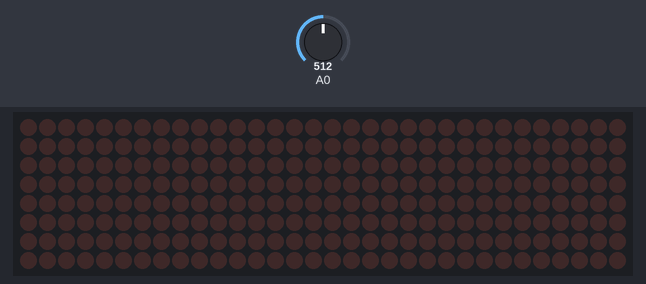
Recording of a sketch running on a simulated Arduino Uno, built with avr-gcc and run on an emulated ATmega328P. Parts: 32×8 LED matrix. The inputs (shaded band) are chosen by the test bench; at power-on: A0 = 512.

Above: at 1.2 s.
1.3 s: A0 set to 900
At 3.0 s:
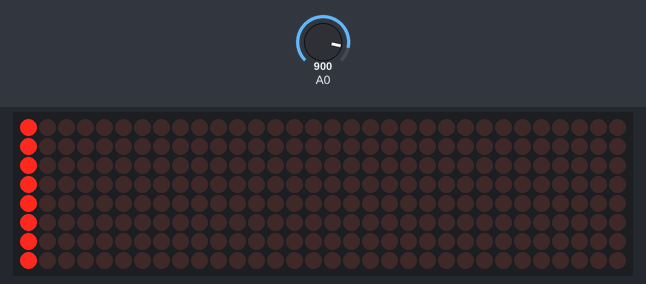
3.2 s: A0 set to 716
At 4.9 s:
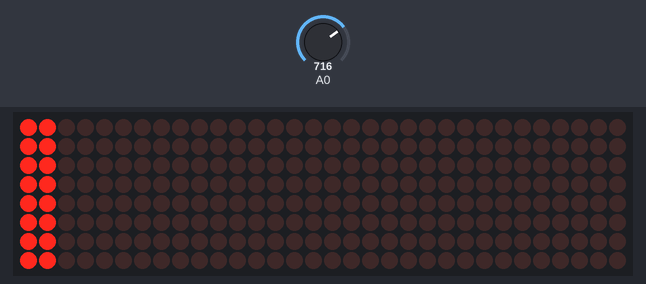
5.2 s: A0 set to 0
At 5.47 s:
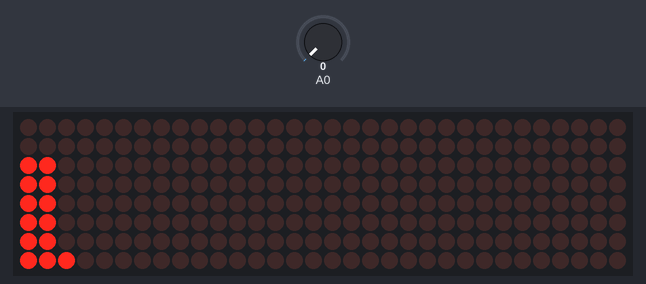
7.2 s: A0 set to 1023
At 8.5 s:
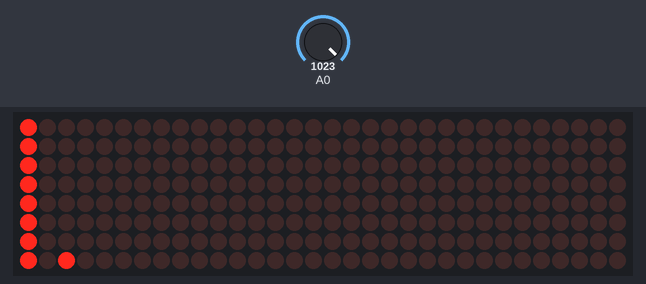
8.8 s: A0 set to 511
At 8.95 s:
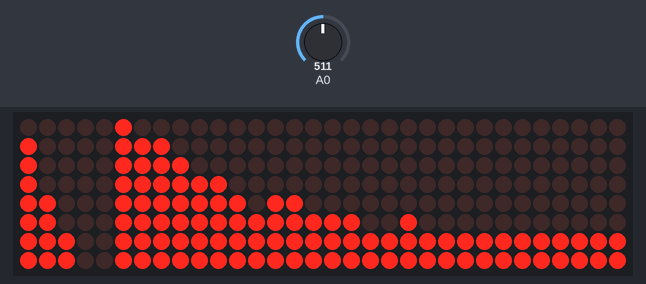
10.7 s: A0 set to 306
At 10.86 s:
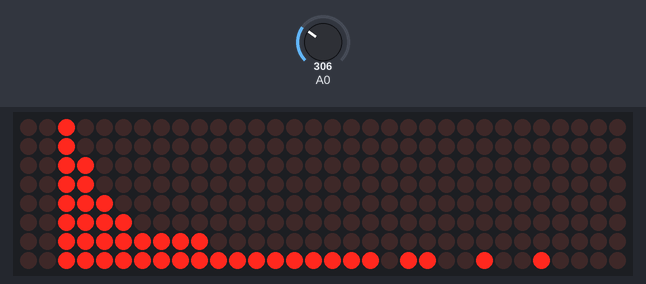
Timing chart, 0 to 13.6 s (numbered marks = the images above; inputs shaded):
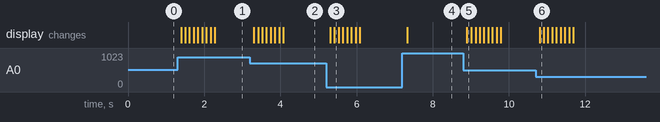

The sketch:

FINALfinal.ino
```cpp
//LED library: https://www.arduinolibraries.info/libraries/md_max72-xx
//FFT Library: https://www.arduinolibraries.info/libraries/arduino-fft
//code cited from :https://github.com/AlexFWulff/MusicVisualizer/blob/master/MusicVisualizer.ino
//                 https://www.makerguides.com/max7219-led-dot-matrix-display-arduino-tutorial/
//Along with tutorials on Library links


#include <arduinoFFT.h>
#include <MD_MAX72xx.h>

#define SAMPLES 64  //number of samples for fft stuff
#define HARDWARE_TYPE MD_MAX72XX::FC16_HW   //init led type for mx lib
#define MAX_DEVICES  4   //4 8x8 LEDS
#define CLK_PIN   13
#define DATA_PIN  11
#define CS_PIN    10
#define ledx 32 //leds width
#define ledy 8 //leds height

int DISPLAY_VALS[]={0, 128, 192, 224, 240, 248, 252, 254, 255}; //ideal default frequency values for standard visualizer
double vReal[SAMPLES];
double vImag[SAMPLES];
char data_avgs[ledx];
int yvalue;
int displaycolumn , displayvalue;
int peaks[ledx];

MD_MAX72XX mx = MD_MAX72XX(HARDWARE_TYPE, CS_PIN, MAX_DEVICES);   // display
arduinoFFT FFT = arduinoFFT(); //fft

void setup() {
    ADCSRA = 0b11100101;      // ADC conversion - free run mode
    ADMUX = 0b00000000;       // A0 pin and use external voltage
    mx.begin();           // initialize display
    delay(50);

}

void loop() {
  // step 1: sample the audio
  for(int i=0; i<SAMPLES; i++)
    {
      while(!(ADCSRA & 0x10));        // wait for ADC to conversion
      ADCSRA = 0b11110101 ;               // clear ADIF so that it can move on to the next
      int value = ADC - 512 ;                 // subtract offset of 512
      vReal[i]= value/8;                      // Copy & compress
      vImag[i] = 0;
      Serial.println(vImag[i]);
    }

    // step 2: use FFT algorithm
    FFT.Windowing(vReal, SAMPLES, FFT_WIN_TYP_HAMMING, FFT_FORWARD); //window it
    FFT.Compute(vReal, vImag, SAMPLES, FFT_FORWARD); //compute it
    FFT.ComplexToMagnitude(vReal, vImag, SAMPLES); //convert it


    // step 3: match the data to the columns of the LED
     int step = (SAMPLES/2)/ledx;
    int col=0;
    for(int i=0; i<(SAMPLES/2); i+=step)
    {
      data_avgs[col] = 0;
      for (int k=0 ; k< step ; k++) {
          data_avgs[col] = data_avgs[col] + vReal[i+k];
      }
      data_avgs[col] = data_avgs[col]/step;
      col++;
    }


    //step 4: Send data to LED Matrix

     for(int i=0; i<ledx; i++)
      {
      data_avgs[i] = constrain(data_avgs[i],0,80);
      data_avgs[i] = map(data_avgs[i], 0, 80, 0, ledy);        // remap averaged values to Y of leds
      yvalue=data_avgs[i];

      peaks[i] = peaks[i]-1;    // decay by one light
      if (yvalue > peaks[i])
          peaks[i] = yvalue ;
      yvalue = peaks[i];
      displayvalue=DISPLAY_VALS[yvalue];
      displaycolumn=31-i;
      mx.setColumn(displaycolumn, displayvalue);
     }
}
```

Measured:
- after the input at 1.3 s, the display: first changes after 0.09 s (image 1 shows a later state)
- after the input at 3.2 s, the display: first changes after 0.10 s (image 2 shows a later state)
- after the input at 5.2 s, the display: first changes after 0.12 s (image 3 shows a later state)
- after the input at 7.2 s, the display: changes after 0.13 s (image 4)
- after the input at 8.8 s, the display: changes after 0.10 s (image 5)
- after the input at 10.7 s, the display: changes after 0.11 s (image 6)
